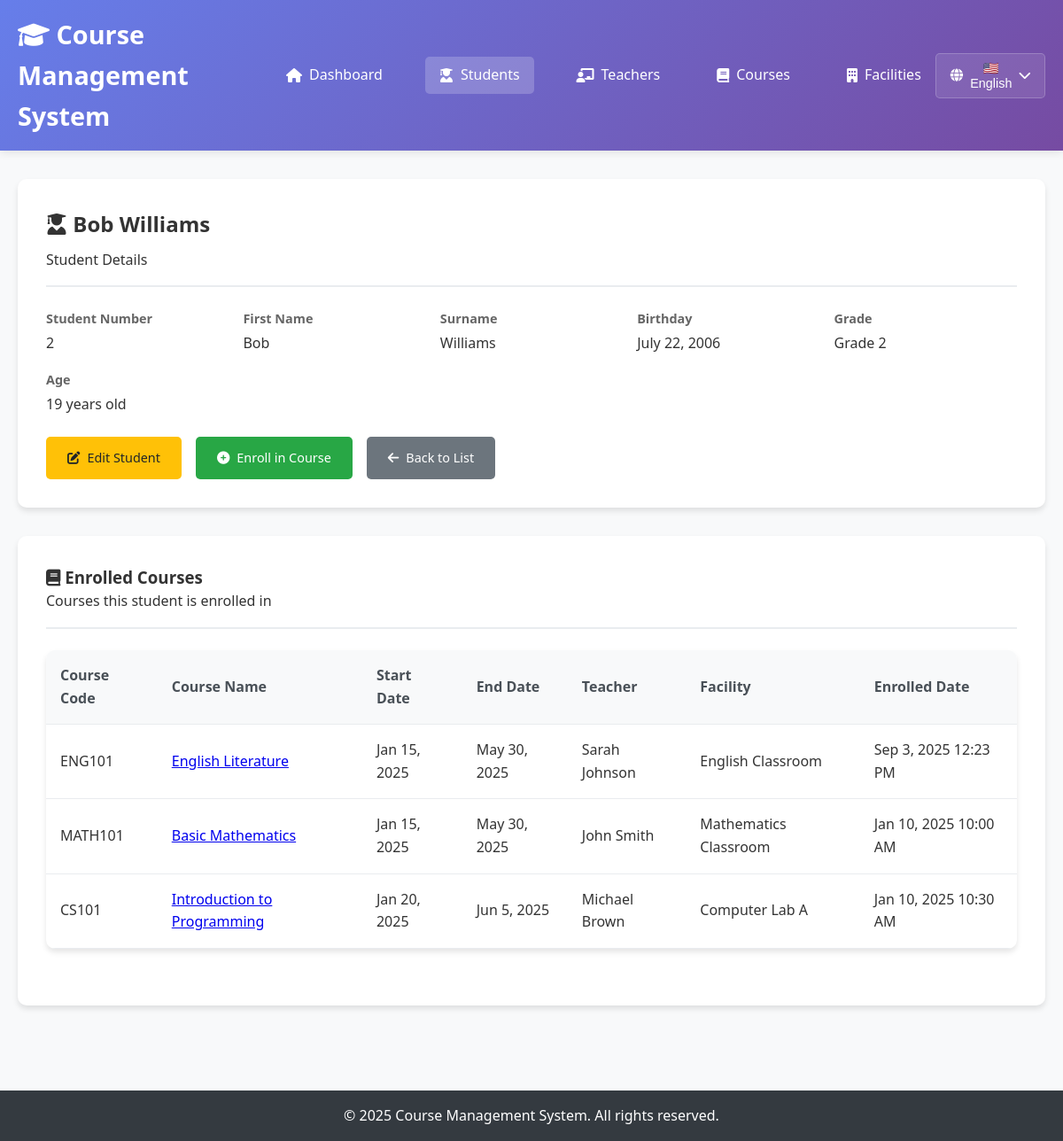
The app's page /students/view.php?id=2 with its own data.
### tables this page shows
CREATE TABLE `students` (
  `student_number` int(11) NOT NULL,
  `first_name` varchar(50) NOT NULL,
  `surname` varchar(50) NOT NULL,
  `birthday` date NOT NULL,
  `grade` int(11) NOT NULL
);

CREATE TABLE `course_logins` (
  `emblem` int(11) NOT NULL,
  `student_id` int(11) DEFAULT NULL,
  `course_id` varchar(20) DEFAULT NULL,
  `login_date_time` datetime DEFAULT current_timestamp()
);

CREATE TABLE `courses` (
  `emblem` varchar(20) NOT NULL,
  `name` varchar(100) NOT NULL,
  `description` text DEFAULT NULL,
  `start_day` date NOT NULL,
  `rest_of_day` date NOT NULL,
  `teacher_id` int(11) DEFAULT NULL,
  `facility_id` varchar(20) DEFAULT NULL
);

CREATE TABLE `facilities` (
  `emblem` varchar(20) NOT NULL,
  `name` varchar(100) NOT NULL,
  `capacity` int(11) NOT NULL
);

### config/database.php (called while the page is built, shortened)
<?php
function executeQuery($pdo, $sql, $params = []) {
    try {
        $stmt = $pdo->prepare($sql);
        $stmt->execute($params);
        return $stmt;
    } catch(PDOException $e) {
        throw new Exception("Query failed: " . $e->getMessage());
    }
}
function getRecordById($pdo, $table, $idColumn, $id) {
    $stmt = executeQuery($pdo, "SELECT * FROM $table WHERE $idColumn = ?", [$id]);
    return $stmt->fetch();
}
?>

### students/view.php (the view, shortened to what this page needs)
<?php
require_once '../config/database.php';
$student_id = $_GET['id'] ?? null;
try {
    $student = getRecordById($pdo, 'students', 'student_number', $student_id);
    $sql = "SELECT c.emblem, c.name, c.start_day, c.rest_of_day,
                   CONCAT(t.first_name, ' ', t.surname) as teacher_name,
                   f.name as facility_name,
                   cl.login_date_time
            FROM course_logins cl
            JOIN courses c ON cl.course_id = c.emblem
            LEFT JOIN teachers t ON c.teacher_id = t.identification_number
            LEFT JOIN facilities f ON c.facility_id = f.emblem
            WHERE cl.student_id = ?
            ORDER BY c.start_day";
    $stmt = executeQuery($pdo, $sql, [$student_id]);
    $enrolledCourses = $stmt->fetchAll();
} catch(Exception $e) {
    $error = "Error loading student details: " . $e->getMessage();
}
?>
<!DOCTYPE html>
<html lang="en">
<head>
    <link rel="stylesheet" href="../css/style.css">
    <link href="https://cdnjs.cloudflare.com/ajax/libs/font-awesome/6.0.0/css/all.min.css" rel="stylesheet">
</head>
<body>
    <header>
        <nav class="navbar">
            <div class="nav-container">
                <h1><i class="fas fa-graduation-cap"></i> Course Management System</h1>
                <ul class="nav-menu">
                    <li><a href="../index.php"><i class="fas fa-home"></i> Dashboard</a></li>
                    <li><a href="index.php" class="active"><i class="fas fa-user-graduate"></i> Students</a></li>
                    <li><a href="../teachers/index.php"><i class="fas fa-chalkboard-teacher"></i> Teachers</a></li>
                    <li><a href="../courses/index.php"><i class="fas fa-book"></i> Courses</a></li>
                    <li><a href="../facilities/index.php"><i class="fas fa-building"></i> Facilities</a></li>
                </ul>
            </div>
        </nav>
    </header>
    <main class="main-content">
        <div class="container">
            <?php if (isset($student)): ?>
                <div class="detail-card">
                    <div class="detail-header">
                        <h2><i class="fas fa-user-graduate"></i> <?= htmlspecialchars($student['first_name'] . ' ' . $student['surname']) ?></h2>
                        <p>Student Details</p>
                    </div>
                    <div class="detail-info">
                        <div class="info-item">
                            <span class="info-label">Student Number</span>
                            <span class="info-value"><?= htmlspecialchars($student['student_number']) ?></span>
                        </div>
                        <div class="info-item">
                            <span class="info-label">First Name</span>
                            <span class="info-value"><?= htmlspecialchars($student['first_name']) ?></span>
                        </div>
                        <div class="info-item">
                            <span class="info-label">Surname</span>
                            <span class="info-value"><?= htmlspecialchars($student['surname']) ?></span>
                        </div>
                        <div class="info-item">
                            <span class="info-label">Birthday</span>
                            <span class="info-value"><?= date('F j, Y', strtotime($student['birthday'])) ?></span>
                        </div>
                        <div class="info-item">
                            <span class="info-label">Grade</span>
                            <span class="info-value">Grade <?= htmlspecialchars($student['grade']) ?></span>
                        </div>
                        <div class="info-item">
                            <span class="info-label">Age</span>
                            <span class="info-value">
                                <?php
                                $birthDate = new DateTime($student['birthday']);
                                $today = new DateTime();
                                $age = $today->diff($birthDate)->y;
                                echo $age . ' years old';
                                ?>
                            </span>
                        </div>
                    </div>
                    <div class="action-buttons">
                        <a href="edit.php?id=<?= $student['student_number'] ?>" class="btn btn-warning">
                            <i class="fas fa-edit"></i> Edit Student
                        </a>
                        <a href="enroll.php?id=<?= $student['student_number'] ?>" class="btn btn-success">
                            <i class="fas fa-plus-circle"></i> Enroll in Course
                        </a>
                        <a href="index.php" class="btn btn-secondary">
                            <i class="fas fa-arrow-left"></i> Back to List
                        </a>
                    </div>
                </div>
                <div class="detail-card">
                    <div class="detail-header">
                        <h3><i class="fas fa-book"></i> Enrolled Courses</h3>
                        <p>Courses this student is enrolled in</p>
                    </div>
                    <?php if (count($enrolledCourses) > 0): ?>
                        <div class="table">
                            <table>
                                <thead>
                                    <tr>
                                        <th>Course Code</th>
                                        <th>Course Name</th>
                                        <th>Start Date</th>
                                        <th>End Date</th>
                                        <th>Teacher</th>
                                        <th>Facility</th>
                                        <th>Enrolled Date</th>
                                    </tr>
                                </thead>
                                <tbody>
                                    <?php foreach ($enrolledCourses as $course): ?>
                                        <tr>
                                            <td><?= htmlspecialchars($course['emblem']) ?></td>
                                            <td>
                                                <a href="../courses/view.php?id=<?= $course['emblem'] ?>">
                                                    <?= htmlspecialchars($course['name']) ?>
                                                </a>
                                            </td>
                                            <td><?= date('M j, Y', strtotime($course['start_day'])) ?></td>
                                            <td><?= date('M j, Y', strtotime($course['rest_of_day'])) ?></td>
                                            <td><?= htmlspecialchars($course['teacher_name'] ?: 'No teacher assigned') ?></td>
                                            <td><?= htmlspecialchars($course['facility_name'] ?: 'No facility assigned') ?></td>
                                            <td><?= date('M j, Y g:i A', strtotime($course['login_date_time'])) ?></td>
                                        </tr>
                                    <?php endforeach; ?>
                                </tbody>
                            </table>
                        </div>
                    <?php endif; ?>
                </div>
            <?php endif; ?>
        </div>
    </main>
    <footer>
        <div class="container">
            <p>&copy; 2025 Course Management System. All rights reserved.</p>
        </div>
    </footer>
</body>
</html>

### css/style.css (style rules this page uses)
* { margin: 0; padding: 0; box-sizing: border-box; }
body { font-family: 'Segoe UI', Tahoma, Geneva, Verdana, sans-serif; line-height: 1.6; color: #333; background-color: #f8f9fa; }
.container { max-width: 1200px; margin: 0 auto; padding: 0 20px; }
header { background: linear-gradient(135deg, #667eea 0%, #764ba2 100%); color: white; box-shadow: 0 2px 10px rgba(0,0,0,0.1); }
.navbar { padding: 1rem 0; }
.nav-container { display: flex; justify-content: space-between; align-items: center; max-width: 1200px; margin: 0 auto; padding: 0 20px; }
.navbar h1 { font-size: 1.8rem; font-weight: 600; }
.nav-menu { display: flex; list-style: none; gap: 2rem; }
.nav-menu a { color: white; text-decoration: none; padding: 0.5rem 1rem; border-radius: 5px; transition: background-color 0.3s; display: flex; align-items: center; gap: 0.5rem; }
.nav-menu a:hover, .nav-menu a.active { background-color: rgba(255,255,255,0.2); }
.main-content { min-height: calc(100vh - 120px); padding: 2rem 0; }
.action-buttons { display: flex; gap: 1rem; flex-wrap: wrap; }
.btn { display: inline-flex; align-items: center; gap: 0.5rem; padding: 0.75rem 1.5rem; border: none; border-radius: 5px; text-decoration: none; font-weight: 500; cursor: pointer; transition: all 0.3s; font-size: 0.9rem; min-height: 44px; justify-content: center; }
.btn-secondary { background: #6c757d; color: white; }
.btn-success { background: #28a745; color: white; }
.btn-warning { background: #ffc107; color: #212529; }
.table { width: 100%; background: white; border-radius: 10px; overflow: hidden; box-shadow: 0 4px 6px rgba(0,0,0,0.1); margin-bottom: 2rem; overflow-x: auto; -webkit-overflow-scrolling: touch; }
.table table { width: 100%; border-collapse: collapse; min-width: 600px; }
.table th, .table td { padding: 1rem; text-align: left; border-bottom: 1px solid #e9ecef; }
.table th { background: #f8f9fa; font-weight: 600; color: #495057; }
.detail-card { background: white; padding: 2rem; border-radius: 10px; box-shadow: 0 4px 6px rgba(0,0,0,0.1); margin-bottom: 2rem; }
.detail-header { border-bottom: 2px solid #e9ecef; padding-bottom: 1rem; margin-bottom: 1.5rem; }
.detail-header h2 { color: #333; margin-bottom: 0.5rem; }
.detail-info { display: grid; grid-template-columns: repeat(auto-fit, minmax(200px, 1fr)); gap: 1rem; margin-bottom: 1.5rem; }
.info-item { display: flex; flex-direction: column; }
.info-label { font-weight: 600; color: #666; font-size: 0.9rem; margin-bottom: 0.25rem; }
.info-value { color: #333; font-size: 1rem; }
footer { background: #343a40; color: white; text-align: center; padding: 1rem 0; margin-top: 2rem; }
html { scroll-behavior: smooth; }

### records on screen
students: first_name+surname "Bob Williams", student_number "2", first_name "Bob", surname "Williams", birthday "July 22, 2006", grade "2"
course_logins: course.emblem "ENG101", course.name "English Literature", course.start_day "Jan 15, 2025", course.rest_of_day "May 30, 2025", teacher_name "Sarah Johnson", facilities.name "English Classroom", login_date_time "Sep 3, 2025 12:23 PM"
course_logins: course.emblem "MATH101", course.name "Basic Mathematics", course.start_day "Jan 15, 2025", course.rest_of_day "May 30, 2025", teacher_name "John Smith", facilities.name "Mathematics Classroom", login_date_time "Jan 10, 2025 10:00 AM"
course_logins: course.emblem "CS101", course.name "Introduction to Programming", course.start_day "Jan 20, 2025", course.rest_of_day "Jun 5, 2025", teacher_name "Michael Brown", facilities.name "Computer Lab A", login_date_time "Jan 10, 2025 10:30 AM"
